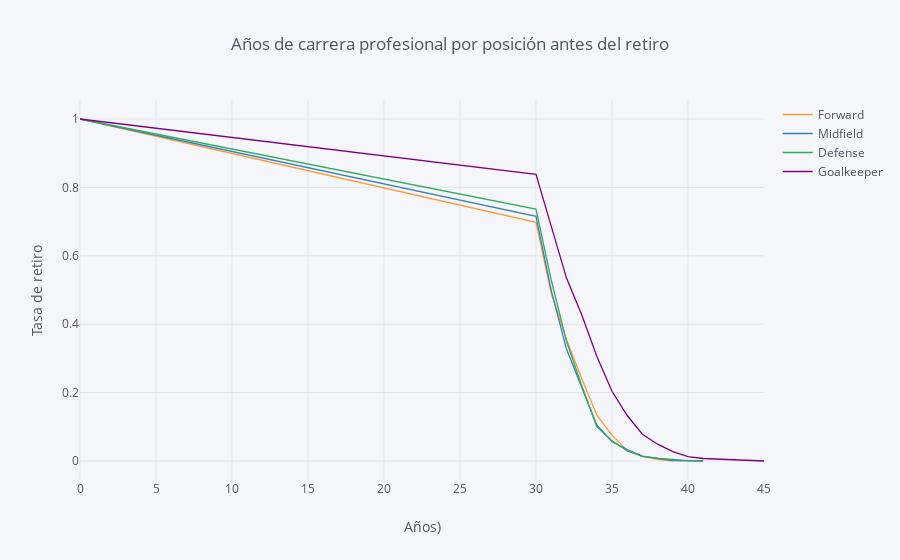

Notebook code for this chart:
### Code cell
rates=survival(test, 'Generic', 'Age', 'Retirement')
rates.iplot(kind='line', xTitle='Años)' ,yTitle='Tasa de retiro', title='Años de carrera profesional por posición antes del retiro')

### Figure 1 — Plotly figure (JSON) as saved in the notebook; plotly's stock layout.template omitted (floating-point values rounded to 4 significant figures)
{"data": [{"line": {"color": "rgba(255, 153, 51, 1.0)", "dash": "solid", "shape": "linear", "width": 1.3}, "mode": "lines", "name": "Forward", "text": "", "type": "scatter", "x": [0, 30, 31, 32, 33, 34, 35, 36, 37, 38, 39, 40, 41, 42, 44, 45], "y": [1, 0.6981, 0.4906, 0.3551, 0.2419, 0.1338, 0.07547, 0.03087, 0.01372, 0.005146, 0, "", "", "", "", ""]}, {"line": {"color": "rgba(55, 128, 191, 1.0)", "dash": "solid", "shape": "linear", "width": 1.3}, "mode": "lines", "name": "Midfield", "text": "", "type": "scatter", "x": [0, 30, 31, 32, 33, 34, 35, 36, 37, 38, 39, 40, 41, 42, 44, 45], "y": [1, 0.7151, 0.4989, 0.3281, 0.2163, 0.1051, 0.05667, 0.03356, 0.01417, 0.006711, 0.001491, 0.0007457, 0, "", "", ""]}, {"line": {"color": "rgba(50, 171, 96, 1.0)", "dash": "solid", "shape": "linear", "width": 1.3}, "mode": "lines", "name": "Defense", "text": "", "type": "scatter", "x": [0, 30, 31, 32, 33, 34, 35, 36, 37, 38, 39, 40, 41, 42, 44, 45], "y": [1, 0.7368, 0.5292, 0.3509, 0.2212, 0.09942, 0.05945, 0.02924, 0.01365, 0.007797, 0.004873, 0.0009747, 0, "", "", ""]}, {"line": {"color": "rgba(128, 0, 128, 1.0)", "dash": "solid", "shape": "linear", "width": 1.3}, "mode": "lines", "name": "Goalkeeper", "text": "", "type": "scatter", "x": [0, 30, 31, 32, 33, 34, 35, 36, 37, 38, 39, 40, 41, 42, 44, 45], "y": [1, 0.8379, 0.6867, 0.5355, 0.4281, 0.306, 0.204, 0.133, 0.07832, 0.04918, 0.02732, 0.01275, 0.007286, 0.005464, 0.001821, 0]}], "layout": {"legend": {"bgcolor": "#F5F6F9", "font": {"color": "#4D5663"}}, "paper_bgcolor": "#F5F6F9", "plot_bgcolor": "#F5F6F9", "title": {"font": {"color": "#4D5663"}, "text": "Años de carrera profesional por posición antes del retiro"}, "xaxis": {"gridcolor": "#E1E5ED", "showgrid": true, "tickfont": {"color": "#4D5663"}, "title": {"font": {"color": "#4D5663"}, "text": "Años)"}, "zerolinecolor": "#E1E5ED"}, "yaxis": {"gridcolor": "#E1E5ED", "showgrid": true, "tickfont": {"color": "#4D5663"}, "title": {"font": {"color": "#4D5663"}, "text": "Tasa de retiro"}, "zerolinecolor": "#E1E5ED"}}}
